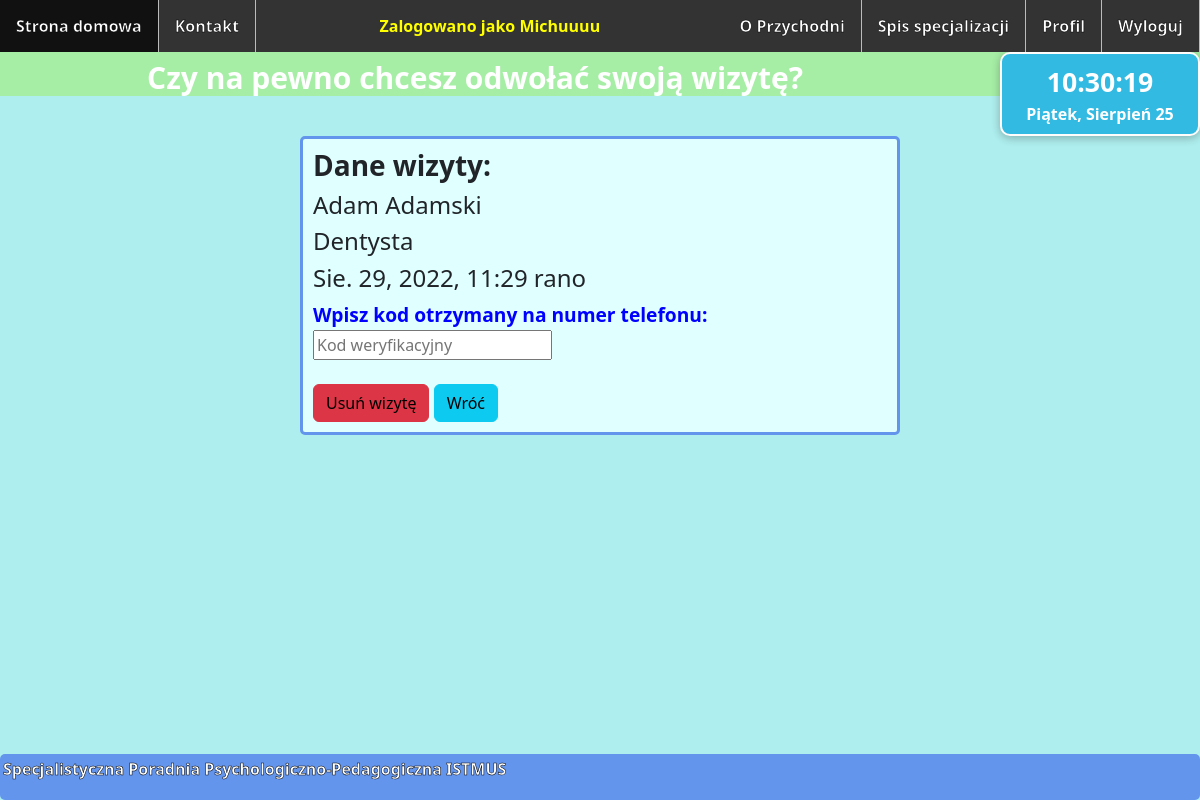
The page /profil/odwolajWizytę/19/ (signed in) on the database as committed earlier.
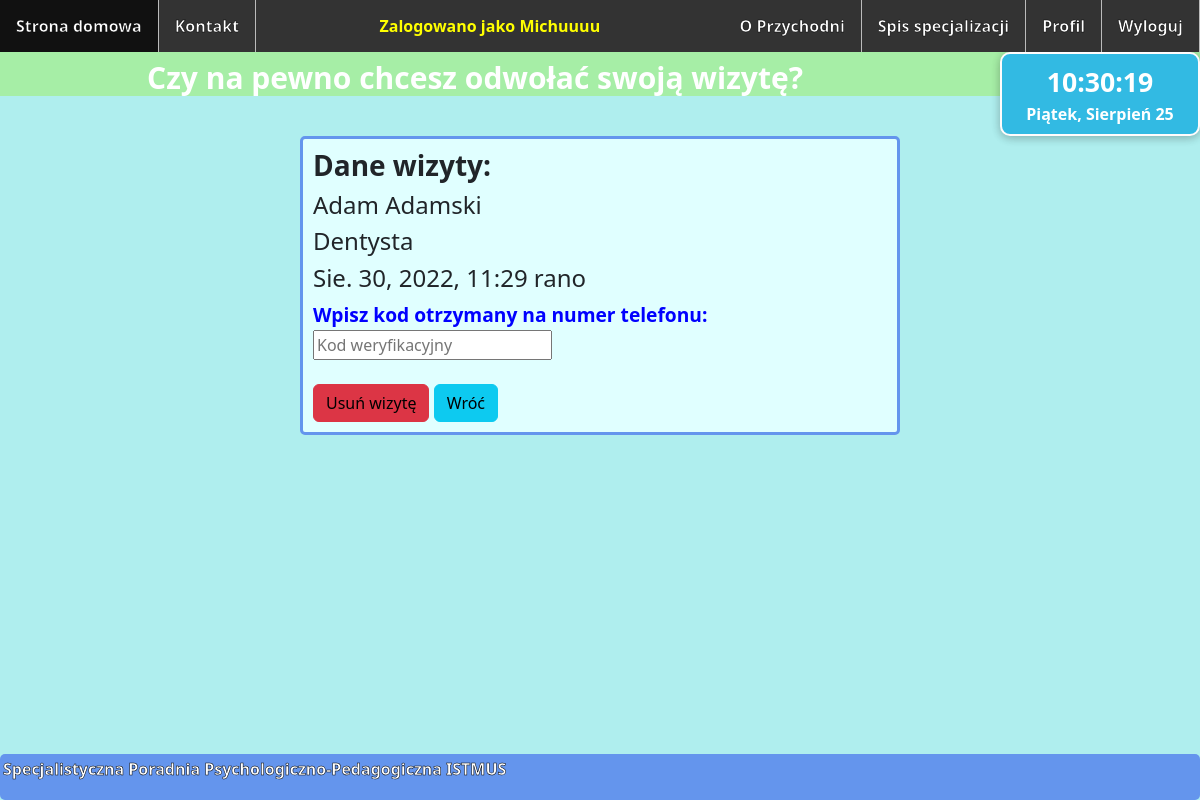
The same page on the database as committed later.
### Przychodnia/models.py (models this page shows, shortened)
class Visit(models.Model):
    patient = models.ForeignKey(Customer, on_delete=models.CASCADE)
    purpose = models.CharField(max_length=300, blank=True, null=True)
    term = models.OneToOneField(Term, on_delete=models.CASCADE)

class Term(models.Model):
    date = models.DateTimeField()
    taken = models.BooleanField(default=False,verbose_name='Pokój')
    doctor = models.ForeignKey(Customer, on_delete=models.CASCADE)
    room = models.CharField(max_length=6, null=True, blank=True)
    specializationName = models.CharField(max_length=15, default="")

class Customer(models.Model):
    user = models.OneToOneField(User, null=True, blank=True, on_delete=models.CASCADE)
    USER_TYPES = (('ADM', 'Administrator'), ('DOC', 'Lekarz'), ('PAT', 'Pacjent'))
    userType = models.CharField(max_length=3, choices=USER_TYPES, default='PAT')
    pesel = models.IntegerField(unique=True, null=True, blank=True)
    name = models.CharField(max_length=20)
    surname = models.CharField(max_length=40)
    telephoneNumber = models.IntegerField(verbose_name='Numer telefonu', null=False, blank=False)
    street = models.CharField(max_length=40)
    city = models.CharField(max_length=40)
    zipCode = models.CharField(max_length=6)

### templates/cancelVisit.html (shortened to what this page needs)
{% extends 'base.html' %}
{% load bootstrap %}
{% block content %}
    <div class="main">
        <h1 id="nagłówek">Czy na pewno chcesz odwołać swoją wizytę?</h1>
        <div class="center">
            <form method="post">
                <h3 style="font-weight: bolder">Dane wizyty:</h3>
                <h4>{{ visit.term.doctor.name }} {{ visit.term.doctor.surname }}</h4>
                <h4>{{ visit.specializationName }}</h4>
                <h4>{{ visit.term.date }}</h4>
                <label style="font-weight: bolder; color: blue; font-size: larger">Wpisz kod otrzymany na numer telefonu:</label><br>
                <input type="text" name="verificationCode" placeholder="Kod weryfikacyjny"><br>
                <input type="hidden" name="hiddenVerificationCode" value="{{ verCode }}"><br>
                <button type="submit" style="color: black" class="btn btn-danger">Usuń wizytę</button>
                <a href="{% url 'profile' %}">
                    <button type="button" style="color: black" class="btn btn-info">Wróć</button>
                </a>
            </form>
        </div>
    </div>
{% endblock content %}

Rows that differ between the two databases and show on the page:
changed through a linked row, Visit "Adam": term "Sie. 29, 2022, 11:29 rano" → "Sie. 30, 2022, 11:29 rano"
